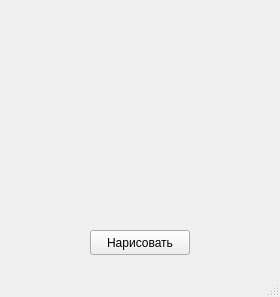
<?xml version="1.0" encoding="UTF-8"?>
<ui version="4.0">
 <class>MainWindow</class>
 <widget class="QMainWindow" name="MainWindow">
  <property name="geometry">
   <rect>
    <x>0</x>
    <y>0</y>
    <width>280</width>
    <height>297</height>
   </rect>
  </property>
  <property name="windowTitle">
   <string>MainWindow</string>
  </property>
  <widget class="QWidget" name="centralwidget">
   <widget class="QPushButton" name="pushButton">
    <property name="geometry">
     <rect>
      <x>90</x>
      <y>230</y>
      <width>100</width>
      <height>25</height>
     </rect>
    </property>
    <property name="text">
     <string>Нарисовать</string>
    </property>
   </widget>
  </widget>
  <widget class="QMenuBar" name="menubar">
   <property name="geometry">
    <rect>
     <x>0</x>
     <y>0</y>
     <width>280</width>
     <height>21</height>
    </rect>
   </property>
  </widget>
  <widget class="QStatusBar" name="statusbar"/>
 </widget>
 <resources/>
 <connections/>
</ui>
